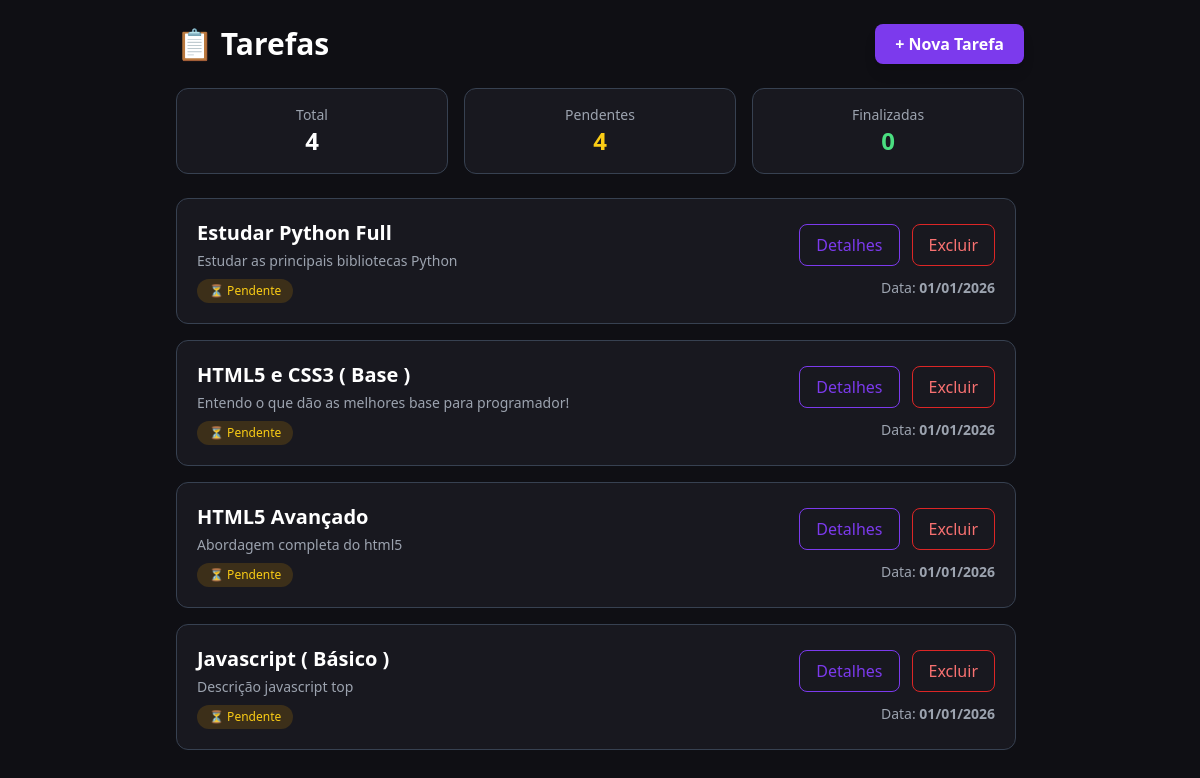
/, run on an earlier commit of the app's database.
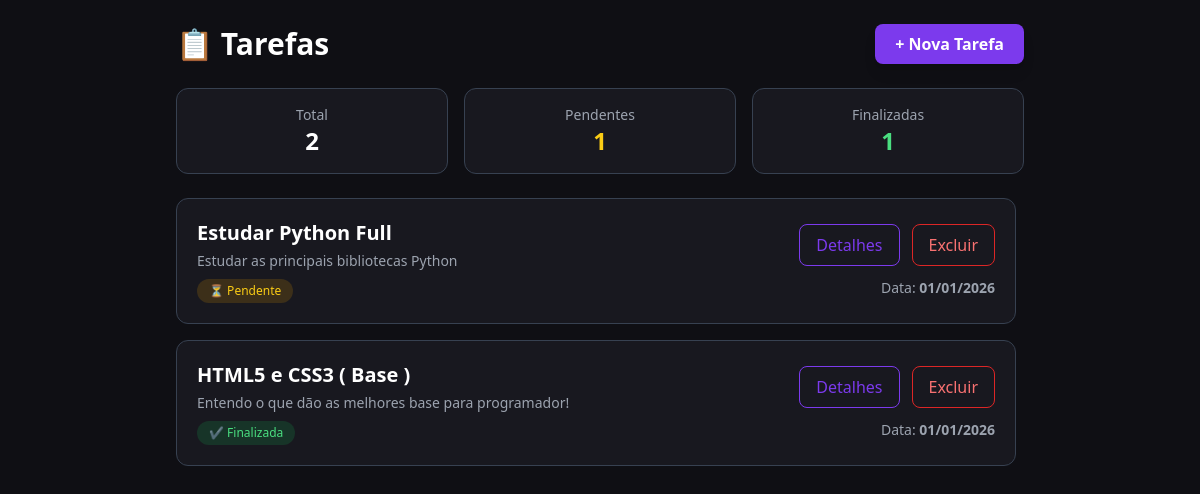
And on a later commit of the database.
### tarefas/models.py (models this page shows)
class Tarefa(models.Model):
    titulo = models.CharField(max_length=100)
    descricao = models.TextField(blank=True)
    finalizado = models.BooleanField(default=False)
    criado_em = models.DateTimeField(auto_now_add=True)

### tarefas/views.py (the view)
# urls.py: path('', views.listar_tarefas, name='listar_tarefas'),
def listar_tarefas(request):
    tarefas = Tarefa.objects.all()
    total = tarefas.count()
    pendentes = tarefas.filter(finalizado=False).count()
    finalizadas = tarefas.filter(finalizado=True).count()
    return render(request, 'tarefas/listar.html', {
        'tarefas': tarefas,
        'total': total,
        'pendentes': pendentes,
        'finalizadas': finalizadas,
    })

### tarefas/templates/tarefas/listar.html (shortened to what this page needs)
<!DOCTYPE html>
<html lang="pt-BR">
<head>
    <script src="https://cdn.tailwindcss.com"></script>
</head>
<body class="bg-dark text-gray-200 min-h-screen">
<div class="max-w-4xl mx-auto p-6 flex flex-col h-screen">
    <div class="shrink-0">
        <div class="flex flex-col sm:flex-row sm:items-center sm:justify-between gap-4 mb-6">
            <h1 class="text-3xl font-bold text-white">📋 Tarefas</h1>
            <a href="{% url 'nova_tarefa' %}"
               class="px-5 py-2 rounded-lg bg-primary hover:bg-purple-700 transition
                      text-white font-semibold shadow-lg">
                + Nova Tarefa
            </a>
        </div>
        <div class="grid grid-cols-1 sm:grid-cols-3 gap-4 mb-6">
            <div class="bg-card border border-gray-700 rounded-xl p-4 text-center">
                <p class="text-gray-400 text-sm">Total</p>
                <p class="text-2xl font-bold text-white">{{ total }}</p>
            </div>
            <div class="bg-card border border-gray-700 rounded-xl p-4 text-center">
                <p class="text-gray-400 text-sm">Pendentes</p>
                <p class="text-2xl font-bold text-yellow-400">{{ pendentes }}</p>
            </div>
            <div class="bg-card border border-gray-700 rounded-xl p-4 text-center">
                <p class="text-gray-400 text-sm">Finalizadas</p>
                <p class="text-2xl font-bold text-green-400">{{ finalizadas }}</p>
            </div>
        </div>
    </div>
    <div class="flex-1 overflow-y-auto pr-2">
        <ul class="space-y-4">
            {% for tarefa in tarefas %}
            <li class="bg-card border border-gray-700 rounded-xl p-5
                       flex flex-col md:flex-row md:items-center md:justify-between
                       gap-4 hover:border-primary transition">
                <div>
                    <h2 class="text-xl font-semibold text-white">
                        {{ tarefa.titulo }}
                    </h2>
                    <p class="text-gray-400 text-sm mt-1">
                        {{ tarefa.descricao }}
                    </p>
                    {% if tarefa.finalizado %}
                        <span class="inline-block mt-2 px-3 py-1 text-xs rounded-full
                                     bg-green-600/20 text-green-400">
                            ✔ Finalizada
                        </span>
                    {% else %}
                        <span class="inline-block mt-2 px-3 py-1 text-xs rounded-full
                                     bg-yellow-600/20 text-yellow-400">
                            ⏳ Pendente
                        </span>
                    {% endif %}
                </div>
                <div class="flex flex-col"> <div class="flex gap-3">
                        <a href="{% url 'detalhes_tarefa' tarefa.id %}"
                        class="px-4 py-2 rounded-lg border border-primary text-primary hover:bg-primary hover:text-white transition">
                            Detalhes
                        </a>
                        <button onclick="openModal('{{ tarefa.id }}')"
                                class="px-4 py-2 rounded-lg border border-red-600 text-red-400 hover:bg-red-600 hover:text-white transition">
                            Excluir
                        </button>
                    </div>
                    <p class="mt-3 text-sm text-gray-400 text-end">
                        Data: <strong>{{ tarefa.criado_em|date:"d/m/Y" }}</strong>
                    </p>
                </div>
            </li>
            {% empty %}
            <li class="text-center text-gray-400 py-10">
                Nenhuma tarefa cadastrada.
            </li>
            {% endfor %}
        </ul>
    </div>
</div>
</body>
</html>

What changed in the data, as far as the page shows it:
removed Tarefa: titulo "HTML5 Avançado", descricao "Abordagem completa do html5", finalizado "⏳ Pendente", criado_em "01/01/2026"
removed Tarefa: titulo "Javascript ( Básico )", descricao "Descrição javascript top", finalizado "⏳ Pendente", criado_em "01/01/2026"
changed Tarefa "HTML5 e CSS3 ( Base )": finalizado "⏳ Pendente" → "✔ Finalizada"
Also different on the page:
{{ total }}: "4" → "2"
{{ pendentes }}: "4" → "1"
{{ finalizadas }}: "0" → "1"
